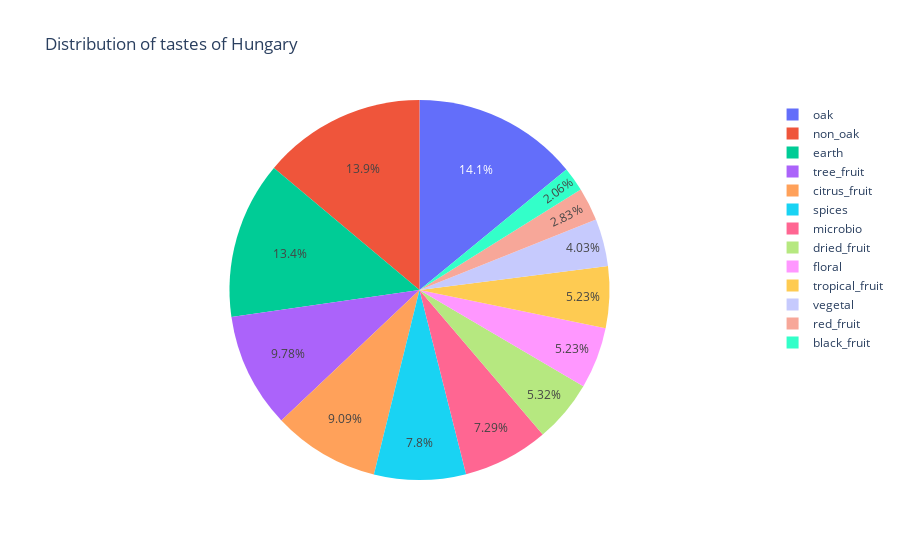

Notebook code for this chart:
### Code cell
fig = px.pie(hu_df, values = "count(*)", names="group_name", title = "Distribution of tastes of Hungary")
fig.show()

### Figure 1 — Plotly figure (JSON) as saved in the notebook; plotly's stock layout.template omitted (floating-point values rounded to 4 significant figures)
{"data": [{"domain": {"x": [0, 1], "y": [0, 1]}, "hovertemplate": "group_name=%{label}<br>count(*)=%{value}<extra></extra>", "labels": ["black_fruit", "citrus_fruit", "dried_fruit", "earth", "floral", "microbio", "non_oak", "oak", "red_fruit", "spices", "tree_fruit", "tropical_fruit", "vegetal"], "legendgroup": "", "name": "", "showlegend": true, "type": "pie", "values": [24, 106, 62, 156, 61, 85, 162, 164, 33, 91, 114, 61, 47]}], "layout": {"legend": {"tracegroupgap": 0}, "title": {"text": "Distribution of tastes of Hungary"}}}
